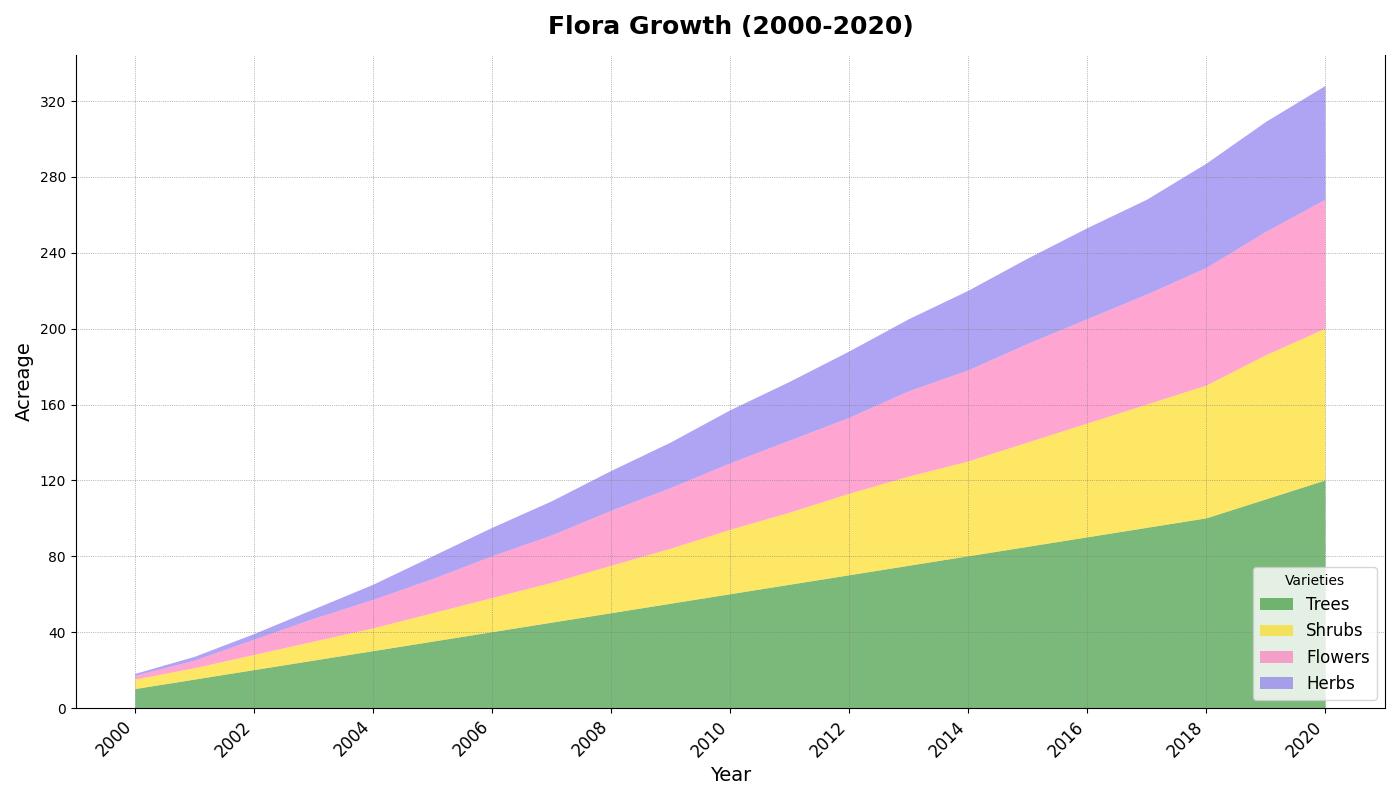

This chart was generated by the following Python code:
import matplotlib.pyplot as plt
import numpy as np

years = np.arange(2000, 2021)

trees_area = np.array([10, 15, 20, 25, 30, 35, 40, 45, 50, 55, 60, 65, 70, 75, 80, 85, 90, 95, 100, 110, 120])
shrubs_area = np.array([5, 6, 8, 10, 12, 15, 18, 21, 25, 29, 34, 38, 43, 47, 50, 55, 60, 65, 70, 76, 80])
flowers_area = np.array([2, 4, 8, 12, 15, 18, 22, 25, 29, 32, 35, 38, 40, 45, 48, 52, 55, 58, 62, 65, 68])
herbs_area = np.array([1, 2, 3, 5, 8, 12, 15, 18, 21, 24, 28, 31, 35, 38, 42, 45, 48, 50, 55, 58, 60])

fig, ax = plt.subplots(figsize=(14, 8))
ax.stackplot(
    years,
    trees_area,
    shrubs_area,
    flowers_area,
    herbs_area,
    labels=['Trees', 'Shrubs', 'Flowers', 'Herbs'],
    colors=['#228B22', '#FFD700', '#FF69B4', '#7B68EE'],
    alpha=0.6
)

ax.set_title("Flora Growth (2000-2020)", fontsize=18, fontweight='bold', pad=15)
ax.set_xlabel("Year", fontsize=14)
ax.set_ylabel("Acreage", fontsize=14)

ax.set_xticks(years[::2])
ax.set_xticklabels([str(year) for year in years[::2]], rotation=45, ha='right', fontsize=12)
ax.yaxis.set_major_locator(plt.MaxNLocator(integer=True))

ax.legend(title="Varieties", fontsize=12, loc='lower right')

ax.grid(True, linestyle=':', color='gray', linewidth=0.5)
ax.spines['top'].set_visible(False)

plt.tight_layout()

plt.show()
